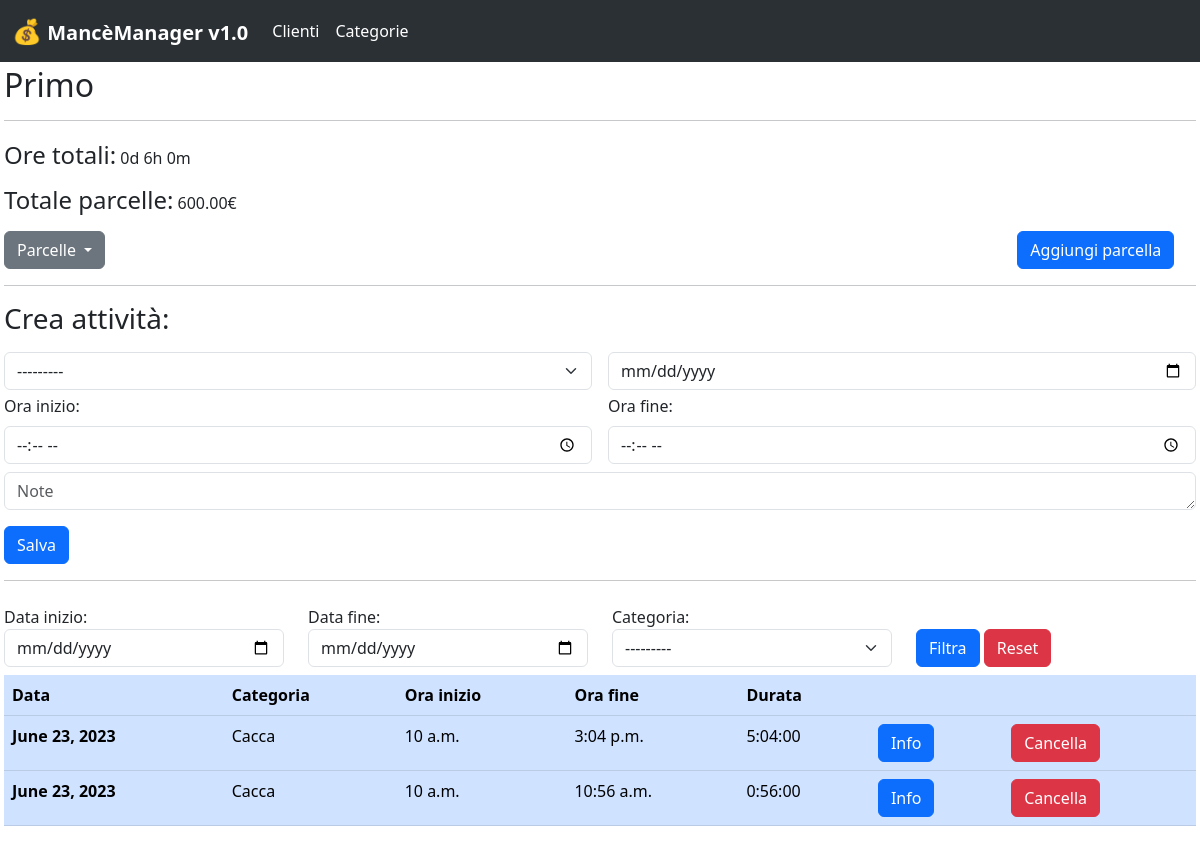
Page /client/2/ on the committed database.
### base/models.py (models this page shows, shortened)
class Client(Model):
    business_name = models.CharField(
        max_length=100
    )
    def total_of_parcels(self):
        total = 0
        for parcel in self.parcels.all():
            total += parcel.total_price
        return total
    def get_hours(self, queryset=None):
        if queryset is None:
            queryset = self.activities.all()
        seconds = 0
        for activity in queryset:
            seconds += activity.duration.seconds
        days = (seconds // 3600) // 24
        hours = (seconds // 3600) % 24
        minutes = (seconds % 3600) // 60
        return (days, hours, minutes)

class Year(Model):
    year = models.PositiveBigIntegerField()

class Parcel(Year):
    client = models.ForeignKey(
        Client,
        on_delete=models.CASCADE,
        related_name='parcels',
        related_query_name='parcel'
    )
    @property
    def total_price(self):
        total_price = 0
        for quarter in self.quarters.all():
            months = quarter.months.all()
            for month in months:
                total_price += month.total_price
        return total_price

class Year(Model):
    year = models.PositiveBigIntegerField()

class Quarter(Model):
    year = models.ForeignKey(
        Year,
        on_delete=models.CASCADE,
        related_name='quarters'
    )

class Month(Model):
    quarter = models.ForeignKey(
        Quarter,
        on_delete=models.CASCADE,
        related_name='months'
    )
    total_price = models.DecimalField(decimal_places=2, max_digits=10, default=0)

class Activity(Model):
    client = models.ForeignKey(
        Client,
        on_delete=models.CASCADE,
        related_name='activities',
        related_query_name='activity'
    )
    category = models.ForeignKey(
        Category,
        on_delete=models.SET_NULL,
        related_name='activities',
        null=True,
    )
    date = models.DateField()
    start_hour = models.TimeField()
    end_hour = models.TimeField()
    note = models.TextField(null=True, blank=True)
    @property
    def duration(self):
        tmp_start = datetime.datetime.combine(self.date, self.start_hour)
        tmp_end = datetime.datetime.combine(self.date, self.end_hour)
        return (tmp_end - tmp_start)

class Category(Model):
    category_name = models.CharField(max_length=100, unique=True)
    def __str__(self):
        return self.category_name

### base/views.py (the view, shortened to what this page needs)
# urls.py: path('client/<pk>/', ClientDetailView.as_view(), name='client_detail'),
class ClientDetailView(FormView):
    template_name = 'base/client_detail.html'
    form_class = ActivityForm
    def get_context_data(self, **kwargs):
        context = super(ClientDetailView, self).get_context_data(**kwargs)
        client = Client.objects.prefetch_related('activities').get(id=self.kwargs['pk'])
        filter = ActivityFilter(self.request.GET, queryset=client.activities.all())
        context['filter'] = filter
        context['client'] = client
        context['worked_hours'] = client.get_hours(filter.qs)
        context['activities'] = filter.qs.order_by('-date')
        context['parcels'] = client.parcels.all().order_by('-year')
        return context
    def get_initial(self):
        initial = super(ClientDetailView, self).get_initial()
        initial['client'] = get_object_or_404(Client, id=self.kwargs['pk'])
        return initial

### base/forms.py (shortened to what this page needs)
class ActivityForm(forms.ModelForm):
    category = forms.ModelChoiceField(
        Category.objects.all(),
        widget=forms.Select(
            attrs={'class':'form-select'}
        )
    )
    date = forms.DateField(
        widget=forms.DateInput(
            attrs={'type': 'date', 'placeholder':'dd-mm-yyyy', 'class':'form-control'}
        )
    )
    start_hour = forms.TimeField(
        widget=forms.TimeInput(
            attrs={'type': 'time', 'class':'form-control'}
        )
    )
    end_hour = forms.TimeField(
        widget=forms.TimeInput(
            attrs={'type': 'time', 'class':'form-control'}
        )
    )
    note = forms.CharField(
        widget=forms.Textarea(
            attrs={'type': 'text', 'class':'form-control', 'cols':12, 'rows':1, 'placeholder':'Note'}
        ),
        required=False,
    )
    class Meta:
        model = Activity
        fields = ['client', 'category', 'date', 'start_hour', 'end_hour', 'note']
        widgets = {'client': forms.HiddenInput()}

### base/templates/base/client_detail.html (shortened to what this page needs)
{% extends 'index.html' %}
{% block content %}
    <div>
        <h2>{{ client.business_name }}</h2>
        <hr>
        <h4 class="mt-1 d-inline-block">Ore totali: </h4>
        <p class="d-inline-block">{{ worked_hours.0 }}d {{ worked_hours.1 }}h {{ worked_hours.2 }}m</p>
        <br>
        <h4 class="d-inline-block">Totale parcelle: </h4>
        <p class="d-inline-block">{{ client.total_of_parcels }}€</p>
        <div class="row">
            <div class="col-10">
                <div class="dropdown">
                    <button class="btn btn-secondary dropdown-toggle" type="button" data-bs-toggle="dropdown"
                            aria-expanded="false">
                        Parcelle
                    </button>
                </div>
            </div>
            <div class="col-2">
                <a class="btn btn-primary" href="/client/{{ client.id }}/parcel/create">Aggiungi parcella</a>
            </div>
        </div>
        <hr>
    </div>
    <div>
        <h3 class="mb-4">Crea attività:</h3>
        <form class="row g-3" method="POST">
            {% for field in form.visible_fields %}
                {% if field.name == 'note' %}
                    <div class="col-12 mt-2">
                        {{ field }}
                    </div>
                {% elif field.name == 'start_hour' %}
                    <div class="col-md-6 mt-1">
                        <label class="form-label">Ora inizio:</label>
                        {{ field }}
                    </div>
                {% elif field.name == 'end_hour' %}
                    <div class="col-md-6 mt-1">
                        <label class="form-label">Ora fine:</label>
                        {{ field }}
                    </div>
                {% else %}
                    <div class="col-md-6 mt-2">
                        {{ field }}
                    </div>
                {% endif %}
            {% endfor %}
            <div class="col-12">
                <input type="submit" class="btn btn-primary" value="Salva">
            </div>
        </form>
    </div>
    <hr>
    <div class="my-4">
        <form method="get">
            <div class="row">
                <div class="col-3">
                    Data inizio:
                    {{ filter.form.date__gte }}
                </div>
                <div class="col-3">
                    Data fine:
                    {{ filter.form.date__lte }}
                </div>
                <div class="col-3">
                    Categoria:
                    {{ filter.form.category }}
                </div>
                <div class="col-3">
                    <br>
                    <input type="submit" class="btn btn-primary" value="Filtra">
                    <a class="btn btn-danger" href="/client/{{ client.id }}">Reset</a>
                </div>
            </div>
        </form>
        <table class="table table-primary my-2">
            <thead>
            <tr>
                <th scope="col">Data</th>
                <th scope="col">Categoria</th>
                <th scope="col">Ora inizio</th>
                <th scope="col">Ora fine</th>
                <th scope="col">Durata</th>
                <th scope="col"></th>
                <th scope="col"></th>
            </tr>
            </thead>
            <tbody>
            {% for activity in activities %}
                <tr>
                    <th scope="row">{{ activity.date }}</th>
                    <td>{{ activity.category }}</td>
                    <td>{{ activity.start_hour }}</td>
                    <td>{{ activity.end_hour }}</td>
                    <td>{{ activity.duration }}</td>
                    <td>
                        <a class="btn btn-primary" href="/client/{{ client.id }}/activity/{{ activity.id }}">
                            Info
                        </a>
                    <td>
                        <a class="btn btn-danger" href="/client/{{ client.id }}/activity/{{ activity.id }}/delete">Cancella</a>
                    </td>
                </tr>
            {% endfor %}
            </tbody>
        </table>
    </div>
{% endblock %}

### rows in the picture
Client: business_name "Primo", total_of_parcels "600.00"
Activity: date "June 23, 2023", category "Cacca", start_hour "10 a.m.", end_hour "3:04 p.m.", duration "5:04:00"
Activity: date "June 23, 2023", category "Cacca", start_hour "10 a.m.", end_hour "10:56 a.m.", duration "0:56:00"

### other values in the picture
{{ worked_hours.0 }} "0"
{{ worked_hours.1 }} "6"
{{ worked_hours.2 }} "0"
